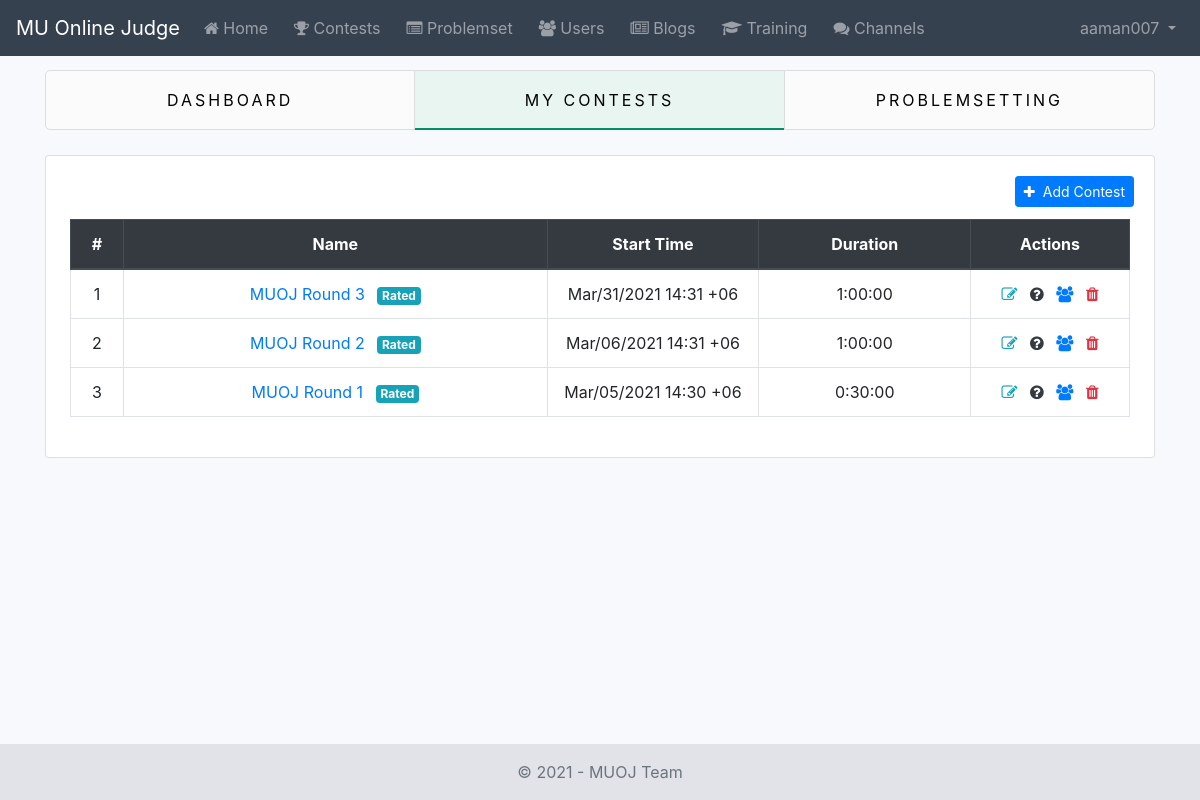
/dashboard/contests/ (signed in), run on an earlier commit of the app's database.
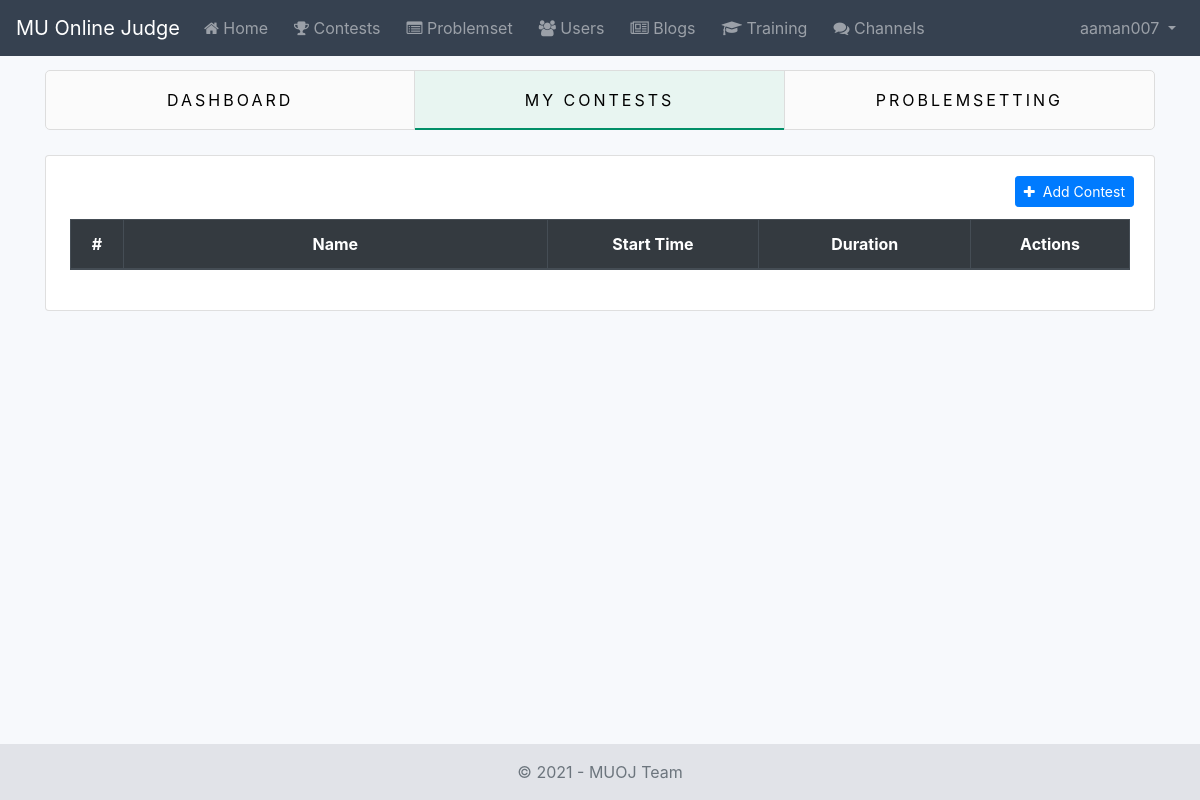
And on a later commit of the database.
### contest/models.py (models this page shows, shortened)
class Contest(AbstractBaseModel):
    title = models.CharField(verbose_name=_('Title'), max_length=200)
    description = RichTextField(verbose_name=_('Description'), blank=True)
    start_time = models.DateTimeField(verbose_name=_('Start Time'))
    duration = models.DurationField(verbose_name=_('Duration'))
    openness = models.BooleanField(verbose_name=_('Openness'), default=False)
    is_rated = models.BooleanField(verbose_name=_('Is Rated'), default=False)
    rating_applied = models.BooleanField(verbose_name=_('Rating Applied?'), default=False)
    problem_ids = models.JSONField(verbose_name=_('Problem Ids'), default=list)
    problem_scores = models.JSONField(verbose_name=_('Problem Scores'), default=list)
    """
    Standings Format
    [
        {
            'id': 23,
            'username': 'Farhan_Meb',
            'rank': 1400,
            'total_score': 300,
            'scores_per_problem': [100, 200]
        },
        {
            'id': 24,
            'username': 'Decayed',
            'rank': 1200,
            'total_score': 200,
            'scores_per_problem': [0, 200]
        }
    ]
    """
    standings = models.JSONField(verbose_name=_('Standings'), default=list, blank=True)
    author = models.ForeignKey(
        verbose_name=_('Author'),
        to=User,
        related_name='contests',
        on_delete=models.SET_NULL,
        null=True
    )
    contestants = models.ManyToManyField(
        verbose_name=_('Contestants'),
        to=User,
        related_name='contestants',
        blank=True
    )
    objects = ContestManager()
    class Meta:
        verbose_name = _('Contest')
        verbose_name_plural = _('Contests')
        ordering = ['-id']

### dashboard/views.py (the view)
# urls.py: path('contests/', MyContestListView.as_view(), name='my-contests'),
class MyContestListView(IsAdminUserMixin, ListView):
    model = Contest
    template_name = 'dashboard/contest_list.html'
    context_object_name = 'contests'
    def get_queryset(self):
        return Contest.objects.filter(author=self.request.user).order_by('-created_at')
    def get_context_data(self, **kwargs):
        context = super().get_context_data(**kwargs)
        context.update({
            'my_contests_tab': 'active'
        })
        return context

### dashboard/mixins.py (called while the page is built)
    def test_func(self):
        return getattr(self, 'request').user.is_superuser

### dashboard/templates/dashboard/contest_list.html (shortened to what this page needs)
{% extends 'dashboard/base.html' %}
{% block content %}
    {% include 'dashboard/snippets/list_tabs.html' %}
    <div class="card">
        <div class="card-body">
            <a href="{% url 'dashboard:contest-create' %}" class="add-contest btn btn-sm btn-primary float-right mr-0 mb-2">
                <i class="fa fa-plus mr-1"></i> Add Contest
            </a>
            <div class="table-responsive p-1">
                <table class="table table-hover text-center table-bordered">
                    <thead class="thead-dark">
                        <tr>
                            <th > #</th>
                            <th width="40%"> Name</th>
                            <th width="20%"> Start Time </th>
                            <th width="20%"> Duration</th>
                            <th width="15%"> Actions </th>
                        </tr>
                    </thead>
                    <tbody>
                        {% for contest in contests %}
                            <tr>
                                <td> {{ forloop.counter }} </td>
                                <td>
                                    <a href="{% url 'dashboard:contest-statistics' contest.id %}">
                                        {{ contest.title }}
                                        {% if contest.is_rated %}
                                            <span class="ml-2 badge badge-info"> Rated </span>
                                        {% endif %}
                                    </a>
                                </td>
                                <td> {{ contest.start_time|date:"M/d/o H:i e" }} </td>
                                <td>{{ contest.duration }}</td>
                                <td>
                                    <a class="text-info" href="{% url 'dashboard:contest-update' contest.id %}">
                                        <i class="fa fa-edit" title="Update Info"></i>
                                    </a>
                                    <a class="ml-2 text-dark" href="{% url 'dashboard:contest-problems' contest.id %}">
                                        <i class="fa fa-question-circle" title="Problems"></i>
                                    </a>
                                    <a class="ml-2 text-primary" href="{% url 'dashboard:contest-authors' contest.id %}">
                                        <i class="fa fa-users" title="Authors"></i>
                                    </a>
                                    <a data-id="{{ contest.id }}" class="ml-2 delete-contest text-danger" href="#">
                                        <i class="fa fa-trash" title="Delete"></i>
                                    </a>
                                </td>
                            </tr>
                        {% endfor %}
                    </tbody>
                </table>
            </div>
        </div>
    </div>
{% endblock %}

What changed in the data, as far as the page shows it:
removed Contest: title "MUOJ Round 3", is_rated "Rated", start_time "Mar/31/2021 14:31 +06", duration "1:00:00"
removed Contest: title "MUOJ Round 2", is_rated "Rated", start_time "Mar/06/2021 14:31 +06", duration "1:00:00"
removed Contest: title "MUOJ Round 1", is_rated "Rated", start_time "Mar/05/2021 14:30 +06", duration "0:30:00"
